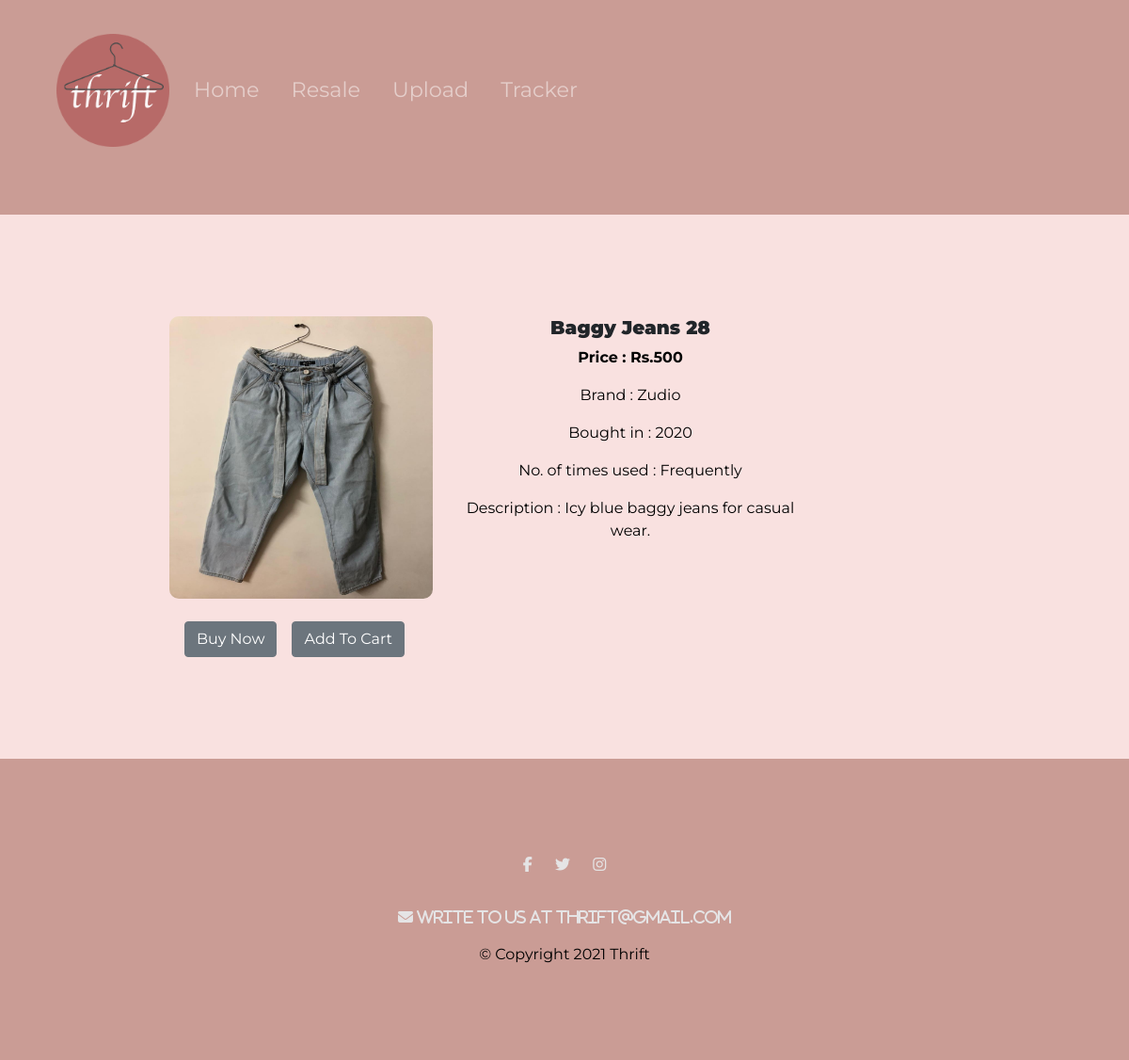
Screenshot of /resale/products/5 with the database file from the repository.
### resale/models.py (models this page shows, shortened)
class Product(models.Model):
      product_id = models.AutoField
      product_name = models.CharField(max_length=50)
      category = models.CharField(max_length=50, default="")
      price = models.CharField(max_length=50, default="")
      desc = models.CharField(max_length=300, default="")
      pub_date = models.DateField()
      phone = models.CharField(max_length=111, default="")
      image = models.ImageField(upload_to="shop/images", default="")
      user_name = models.CharField(max_length=300, default="")
      size = models.CharField(max_length=20, default="")
      brand = models.CharField(max_length=50, default="")
      bought = models.CharField(max_length = 20, default="")
      used = models.CharField(max_length=10, default="")

### resale/views.py (the view)
# urls.py: path("products/<int:myid>", views.productView, name="RProductView"),
def productView(request, myid):
    product = Product.objects.filter(id=myid)
    return render(request, 'resale/prodView.html', {'product':product[0]})

### resale/templates/resale/prodView.html (shortened to what this page needs)
{% extends 'resale/basic.html' %}
{% block body %}
<section class="white-section">
<div class="container-fluid">
    <div class="container my-4">
        <div class="row">
            <div class="col-md-4">
            <div class="row">
                <img src="/media/{{product.image}}" width="300px" height="300px">
            </div>
            <br>
            <div class="row">
                <button class="btn btn-secondary mx-3">Buy Now</button>
                <button class="btn btn-secondary">Add To Cart</button>
            </div>
            </div>
            <div class="col-md-6 align-items-center" style="width:">
                <h5>{{product.product_name}} {{product.size}}</h5>
                <p ><b>Price : Rs.{{product.price}} </b></p>
                <p >Brand : {{product.brand}}</p>
                <p >Bought in : {{product.bought}}</p>
                <p >No. of times used : {{product.used}}</p>
                <p >Description : {{product.desc}}</p>
            </div>
        </div>
    </div>
</div>
</section>
{% endblock %}

### static/css/styles.css (style rules this page uses)
body { font-family: "Montserrat"; text-align: center; }
h1, h2, h3, h4, h5, h6 { font-family: "Montserrat"; font-weight: 900; }
p { font-family: "Montserrat"; color: #000; }
.container-fluid { padding: 7% 15%; }
img { border-radius: 10px; }
.white-section { background-color: #F9E1E0; }

### rows the page displays
Product: image (picture), product_name "Baggy Jeans", size "28", price "500", brand "Zudio", bought "2020", used "Frequently", desc "Icy blue baggy jeans for casual wear."
